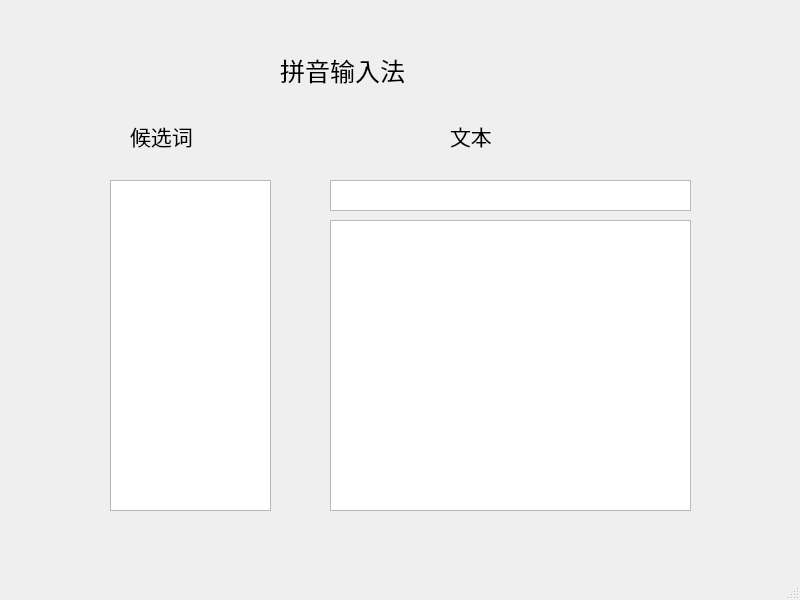
<?xml version="1.0" encoding="UTF-8"?>
<ui version="4.0">
 <class>MainWindow</class>
 <widget class="QMainWindow" name="MainWindow">
  <property name="geometry">
   <rect>
    <x>0</x>
    <y>0</y>
    <width>800</width>
    <height>600</height>
   </rect>
  </property>
  <property name="windowTitle">
   <string>MainWindow</string>
  </property>
  <widget class="QWidget" name="centralwidget">
   <widget class="QWidget" name="widget" native="true">
    <property name="geometry">
     <rect>
      <x>0</x>
      <y>0</y>
      <width>801</width>
      <height>571</height>
     </rect>
    </property>
    <widget class="QLabel" name="label">
     <property name="geometry">
      <rect>
       <x>280</x>
       <y>50</y>
       <width>171</width>
       <height>41</height>
      </rect>
     </property>
     <property name="font">
      <font>
       <family>华文行楷</family>
       <pointsize>19</pointsize>
      </font>
     </property>
     <property name="text">
      <string>拼音输入法</string>
     </property>
    </widget>
    <widget class="QLabel" name="label_2">
     <property name="geometry">
      <rect>
       <x>130</x>
       <y>120</y>
       <width>101</width>
       <height>31</height>
      </rect>
     </property>
     <property name="font">
      <font>
       <family>隶书</family>
       <pointsize>16</pointsize>
      </font>
     </property>
     <property name="text">
      <string>候选词</string>
     </property>
    </widget>
    <widget class="QLabel" name="label_3">
     <property name="geometry">
      <rect>
       <x>450</x>
       <y>120</y>
       <width>101</width>
       <height>31</height>
      </rect>
     </property>
     <property name="font">
      <font>
       <family>隶书</family>
       <pointsize>16</pointsize>
      </font>
     </property>
     <property name="text">
      <string>文本</string>
     </property>
    </widget>
    <widget class="QTextEdit" name="waiting">
     <property name="geometry">
      <rect>
       <x>110</x>
       <y>180</y>
       <width>161</width>
       <height>331</height>
      </rect>
     </property>
     <property name="readOnly">
      <bool>true</bool>
     </property>
    </widget>
    <widget class="QTextEdit" name="buffer">
     <property name="geometry">
      <rect>
       <x>330</x>
       <y>180</y>
       <width>361</width>
       <height>31</height>
      </rect>
     </property>
     <property name="readOnly">
      <bool>true</bool>
     </property>
    </widget>
    <widget class="QTextEdit" name="text">
     <property name="geometry">
      <rect>
       <x>330</x>
       <y>220</y>
       <width>361</width>
       <height>291</height>
      </rect>
     </property>
     <property name="readOnly">
      <bool>true</bool>
     </property>
     <property name="cursorWidth">
      <number>0</number>
     </property>
    </widget>
   </widget>
  </widget>
  <widget class="QMenuBar" name="menubar">
   <property name="geometry">
    <rect>
     <x>0</x>
     <y>0</y>
     <width>800</width>
     <height>26</height>
    </rect>
   </property>
  </widget>
  <widget class="QStatusBar" name="statusbar"/>
 </widget>
 <resources/>
 <connections/>
</ui>
